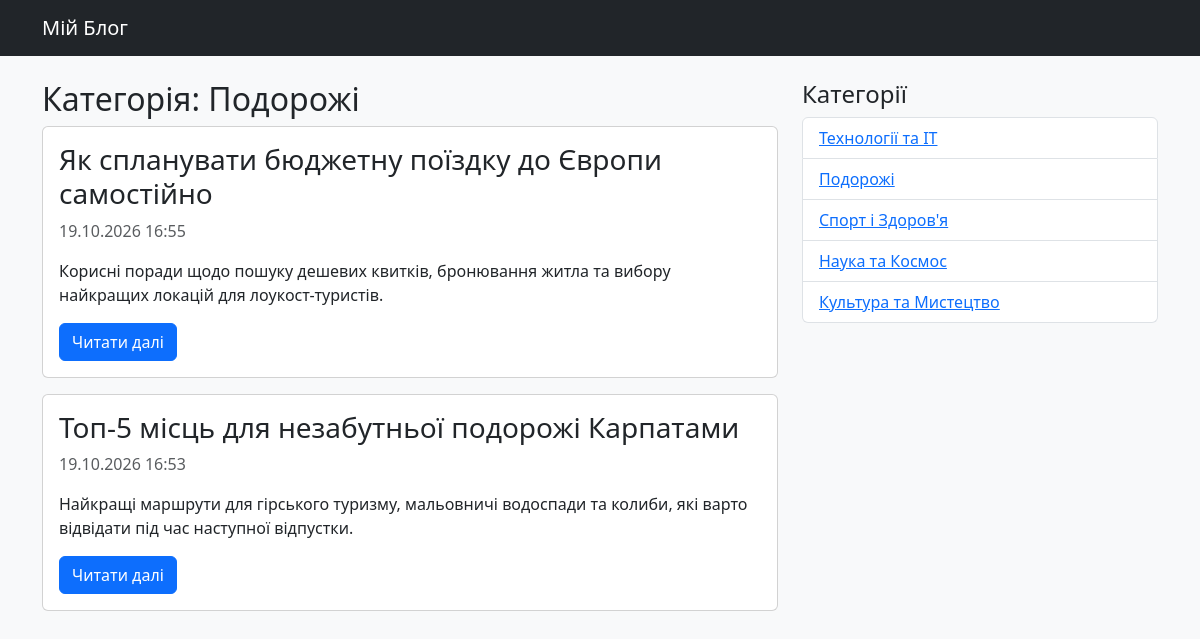
The app's page /category/podorozhi/ with its own data.
### app_blog/models.py (models this page shows, shortened)
class Category(models.Model):
    category = models.CharField('Категорія', max_length=250, help_text='Максимум 250 символів')
    slug = models.SlugField('Слаг', max_length=250, unique=True, blank=True, null=True)
    class Meta:
        verbose_name = 'Категорія для публікації'
        verbose_name_plural = 'Категорії для публікацій'

class Article(models.Model):
    title = models.CharField('Заголовок', max_length=250, help_text='Максимум 250 символів')
    description = models.TextField('Опис', blank=True, null=True)
    pub_date = models.DateTimeField('Дата публікації', default=timezone.now)
    slug = models.SlugField('Слаг', max_length=250, unique_for_date='pub_date')
    main_page = models.BooleanField('Головна', default=False, help_text='Показувати на головній сторінці')
    category = models.ForeignKey(Category, related_name='articles', blank=True, null=True, verbose_name='Категорія', on_delete=models.CASCADE)
    class Meta:
        ordering = ['-pub_date']
        verbose_name = 'Стаття'
        verbose_name_plural = 'Статті'
    def get_absolute_url(self):
        try:
            url = reverse('news-detail', kwargs={
                'year': self.pub_date.strftime("%Y"),
                'month': self.pub_date.strftime("%m"),
                'day': self.pub_date.strftime("%d"),
                'slug': self.slug,
            })
        except:
            url = "/"
        return url

### app_blog/views.py (the view)
# urls.py: path('category/<slug:slug>/', ArticleCategory.as_view(), name='articles-category-list'),
class ArticleCategory(ListView):
    model = Article
    template_name = 'articles_list.html'
    context_object_name = 'articles'
    def get_queryset(self):
        return Article.objects.filter(category__slug=self.kwargs['slug'])
    def get_context_data(self, **kwargs):
        context = super().get_context_data(**kwargs)
        context['categories'] = Category.objects.all()
        context['category'] = get_object_or_404(Category, slug=self.kwargs['slug'])
        return context

### app_blog/templates/articles_list.html
{% extends "index.html" %}
{% block content %}
<h2>Категорія: {{ category.category }}</h2>
{% for article in articles %}
    <div class="card mb-3">
        <div class="card-body">
            <h3 class="card-title">{{ article.title }}</h3>
            <p class="text-muted">{{ article.pub_date|date:"d.m.Y H:i" }}</p>
            <p class="card-text">{{ article.description|truncatewords:20 }}</p>
            <a href="{{ article.get_absolute_url }}" class="btn btn-primary">Читати далі</a>
        </div>
    </div>
{% empty %}
    <p>У цій категорії поки немає статей.</p>
{% endfor %}
{% endblock %}

### app_blog/templates/index.html (shortened to what this page needs)
<!DOCTYPE html>
<html lang="uk">
<head>
    <link rel="stylesheet" href="https://cdn.jsdelivr.net/npm/bootstrap@5.3.0/dist/css/bootstrap.min.css">
</head>
<body class="bg-light">
    <nav class="navbar navbar-expand-lg navbar-dark bg-dark mb-4">
        <div class="container">
            <a class="navbar-brand" href="{% url 'home' %}">Мій Блог</a>
        </div>
    </nav>
    <div class="container">
        <div class="row">
            <div class="col-md-8">
                {% block content %}{% endblock %}
            </div>
            <div class="col-md-4">
                <h4>Категорії</h4>
                <ul class="list-group">
                    {% for cat in categories %}
                        <li class="list-group-item">
                            <a href="{% url 'articles-category-list' cat.slug %}">{{ cat.category }}</a>
                        </li>
                    {% endfor %}
                </ul>
            </div>
        </div>
    </div>
</body>
</html>

### records on screen
Category: category "Подорожі"
Article: title "Як спланувати бюджетну поїздку до Європи самостійно", pub_date "19.10.2026 16:55", description "Корисні поради щодо пошуку дешевих квитків, бронювання житла та вибору найкращих локацій для лоукост-туристів."
Article: title "Топ-5 місць для незабутньої подорожі Карпатами", pub_date "19.10.2026 16:53", description "Найкращі маршрути для гірського туризму, мальовничі водоспади та колиби, які варто відвідати під час наступної відпустки."
Category: category "Технології та IT"
Category: category "Спорт і Здоров'я"
Category: category "Наука та Космос"
Category: category "Культура та Мистецтво"
